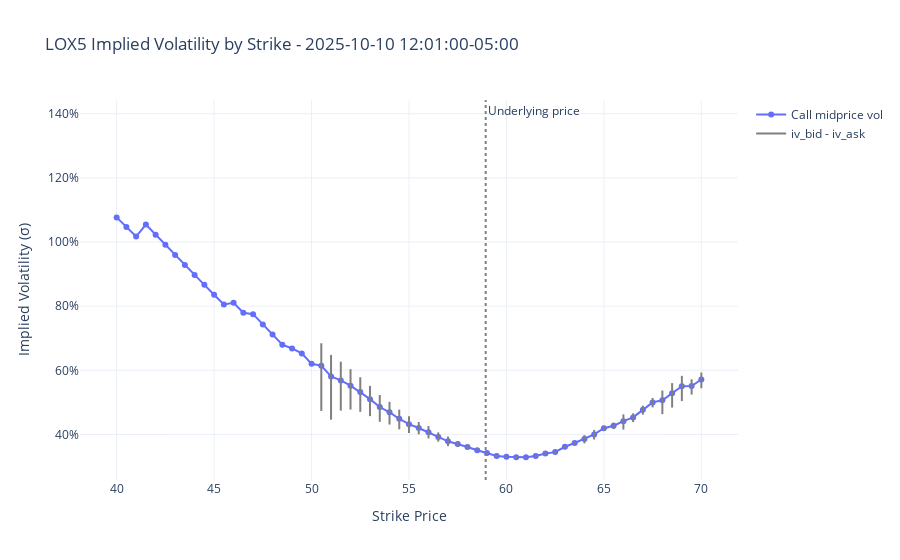

The notebook cell saved with this chart:
### Markdown cell above
### Bid/ask range of vol: Calls

We can look at the range of vols implied by the bid/ask:

### Code cell
fig = go.Figure()
add_vol_plot(
    fig=fig,
    vol_df=call_options,
    name="Call midprice vol",
    y_col="iv_midprice",
    strike_range=near_atm,
)
add_vol_range(fig, vol_df=call_options, strike_range=near_atm)
add_underlying(fig=fig, underlying_price=underlying_price)
layout_vol(fig, label=option_label, detail=end)
fig.show()

### Figure 1 — Plotly figure (JSON) as saved in the notebook; plotly's stock layout.template omitted (floating-point values rounded to 4 significant figures; data arrays with more than 128 entries replaced by an {"elided": "..."} marker saying what was removed)
{"data": [{"mode": "lines+markers", "name": "Call midprice vol", "x": [40.0, 40.5, 41.0, 41.5, 42.0, 42.5, 43.0, 43.5, 44.0, 44.5, 45.0, 45.5, 46.0, 46.5, 47.0, 47.5, 48.0, 48.5, 49.0, 49.5, 50.0, 50.5, 51.0, 51.5, 52.0, 52.5, 53.0, 53.5, 54.0, 54.5, 55.0, 55.5, 56.0, 56.5, 57.0, 57.5, 58.0, 58.5, 59.0, 59.5, 60.0, 60.5, 61.0, 61.5, 62.0, 62.5, 63.0, 63.5, 64.0, 64.5, 65.0, 65.5, 66.0, 66.5, 67.0, 67.5, 68.0, 68.5, 69.0, 69.5, 70.0], "y": [1.077, 1.047, 1.017, 1.055, 1.023, 0.9911, 0.9597, 0.9284, 0.8974, 0.8665, 0.8358, 0.8052, 0.8107, 0.7794, 0.775, 0.7431, 0.7114, 0.6798, 0.6681, 0.6528, 0.6202, 0.6144, 0.581, 0.5685, 0.552, 0.5324, 0.5101, 0.4856, 0.4692, 0.4486, 0.4321, 0.4202, 0.4073, 0.3922, 0.3786, 0.3703, 0.3608, 0.3508, 0.3423, 0.3327, 0.3301, 0.329, 0.3289, 0.3331, 0.3405, 0.3449, 0.3616, 0.3734, 0.3856, 0.4001, 0.4194, 0.4273, 0.4415, 0.4532, 0.4768, 0.5, 0.5067, 0.5287, 0.5504, 0.5509, 0.5715], "type": "scatter"}, {"line": {"color": "gray", "width": 2}, "mode": "lines", "name": "iv_bid - iv_ask", "x": {"elided": "183 float values"}, "y": {"elided": "183 float values"}, "type": "scatter"}], "layout": {"shapes": [{"line": {"color": "gray", "dash": "dot"}, "type": "line", "x0": 58.94, "x1": 58.94, "xref": "x", "y0": 0, "y1": 1, "yref": "y domain"}], "annotations": [{"showarrow": false, "text": "Underlying price", "x": 58.94, "xanchor": "left", "xref": "x", "y": 1, "yanchor": "top", "yref": "y domain"}], "title": {"text": "LOX5 Implied Volatility by Strike - 2025-10-10 12:01:00-05:00"}, "xaxis": {"title": {"text": "Strike Price"}}, "yaxis": {"title": {"text": "Implied Volatility (σ)"}, "tickformat": ".0%"}}}
